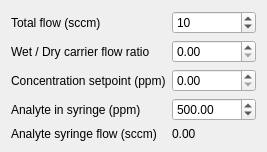
      <widget class="QWidget" name="gridLayoutWidget_4">
       <property name="geometry">
        <rect>
         <x>10</x>
         <y>10</y>
         <width>232</width>
         <height>121</height>
        </rect>
       </property>
       <layout class="QGridLayout" name="Flow_layout">
        <item row="0" column="0">
         <layout class="QGridLayout" name="Flowset">
          <item row="3" column="1">
           <widget class="QDoubleSpinBox" name="anl_conc_set">
            <property name="toolTip">
             <string>&lt;html&gt;&lt;head/&gt;&lt;body&gt;&lt;p&gt;Set the relative humidity using the RH-200 humidity generator. This is set automatically when a humidity sequence is running.&lt;/p&gt;&lt;/body&gt;&lt;/html&gt;</string>
            </property>
            <property name="maximum">
             <double>1000000.000000000000000</double>
            </property>
            <property name="singleStep">
             <double>0.010000000000000</double>
            </property>
            <property name="value">
             <double>500.000000000000000</double>
            </property>
           </widget>
          </item>
          <item row="0" column="0">
           <widget class="QLabel" name="tot_flow_label">
            <property name="text">
             <string>Total flow (sccm) </string>
            </property>
           </widget>
          </item>
          <item row="0" column="1">
           <widget class="QSpinBox" name="tot_flow_set">
            <property name="toolTip">
             <string>&lt;html&gt;&lt;head/&gt;&lt;body&gt;&lt;p&gt;Set the relative humidity using the RH-200 humidity generator. This is set automatically when a humidity sequence is running.&lt;/p&gt;&lt;/body&gt;&lt;/html&gt;</string>
            </property>
            <property name="minimum">
             <number>0</number>
            </property>
            <property name="maximum">
             <number>50</number>
            </property>
            <property name="singleStep">
             <number>1</number>
            </property>
            <property name="value">
             <number>10</number>
            </property>
           </widget>
          </item>
          <item row="1" column="0">
           <widget class="QLabel" name="wet_rat_label">
            <property name="text">
             <string>Wet / Dry carrier flow ratio</string>
            </property>
           </widget>
          </item>
          <item row="1" column="1">
           <widget class="QDoubleSpinBox" name="wet_rat_set">
            <property name="toolTip">
             <string>&lt;html&gt;&lt;head/&gt;&lt;body&gt;&lt;p&gt;Set the relative humidity using the RH-200 humidity generator. This is set automatically when a humidity sequence is running.&lt;/p&gt;&lt;/body&gt;&lt;/html&gt;</string>
            </property>
            <property name="decimals">
             <number>2</number>
            </property>
            <property name="maximum">
             <double>1.000000000000000</double>
            </property>
            <property name="singleStep">
             <double>0.010000000000000</double>
            </property>
           </widget>
          </item>
          <item row="2" column="1">
           <widget class="QDoubleSpinBox" name="syr_conc_set">
            <property name="toolTip">
             <string>&lt;html&gt;&lt;head/&gt;&lt;body&gt;&lt;p&gt;Set the relative humidity using the RH-200 humidity generator. This is set automatically when a humidity sequence is running.&lt;/p&gt;&lt;/body&gt;&lt;/html&gt;</string>
            </property>
            <property name="maximum">
             <double>1000000.000000000000000</double>
            </property>
            <property name="singleStep">
             <double>0.010000000000000</double>
            </property>
           </widget>
          </item>
          <item row="3" column="0">
           <widget class="QLabel" name="anl_conc_label">
            <property name="text">
             <string>Analyte in syringe (ppm)</string>
            </property>
           </widget>
          </item>
          <item row="4" column="1">
           <widget class="QLabel" name="syr_flow_display">
            <property name="toolTip">
             <string>&lt;html&gt;&lt;head/&gt;&lt;body&gt;&lt;p&gt;The actual humidity measured by the RH-200 humidity gnerator.&lt;/p&gt;&lt;/body&gt;&lt;/html&gt;</string>
            </property>
            <property name="text">
             <string>0.00</string>
            </property>
           </widget>
          </item>
          <item row="2" column="0">
           <widget class="QLabel" name="syr_conc_label">
            <property name="text">
             <string>Concentration setpoint (ppm)</string>
            </property>
           </widget>
          </item>
          <item row="4" column="0">
           <widget class="QLabel" name="syr_flow_label">
            <property name="text">
             <string>Analyte syringe flow (sccm)</string>
            </property>
           </widget>
          </item>
         </layout>
        </item>
       </layout>
      </widget>
